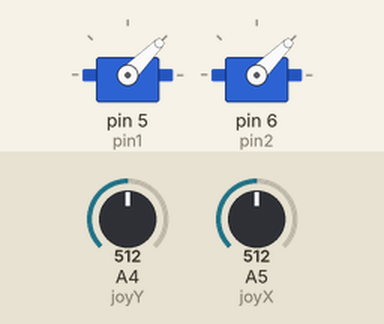
This sketch was run on a simulated Arduino Uno, built with avr-gcc and run on an emulated ATmega328P. On the bench: 2 × servo. Wiring (inferred from the names in the program): 2 × servo: signal pin 5 / signal pin 6. The test bench sets the inputs (shaded band); at power-on: A4 (joyY) = 512, A5 (joyX) = 512. Servo pulses on a pin are drawn as a servo (544–2400 µs = 0–180°).

Above: at 1.2 s.
1.3 s: A4 (joyY) set to 716
At 1.6 s:
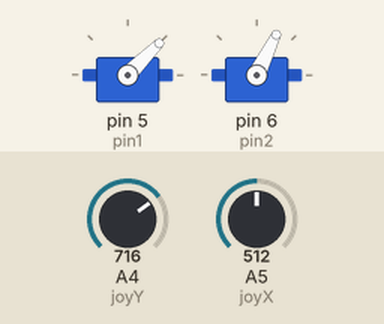
2.8 s: A5 (joyX) set to 716
At 3.9 s:
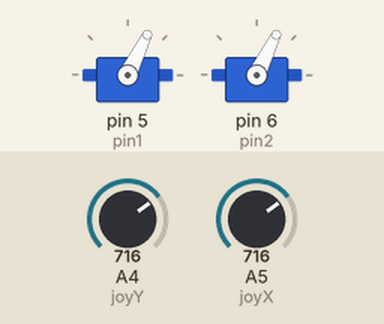
4.3 s: A4 (joyY) set to 900
At 5.0 s:
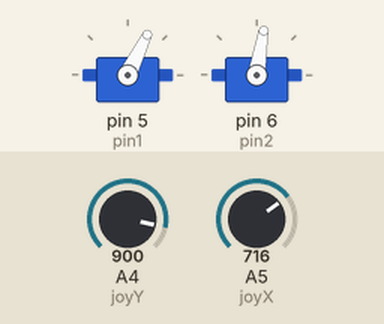
5.8 s: A5 (joyX) set to 900
At 6.2 s:
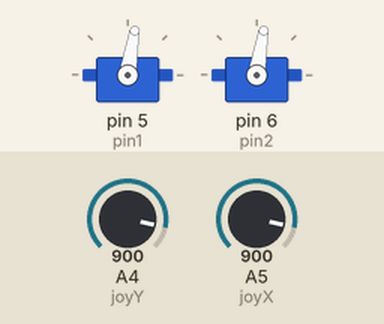
7.3 s: A4 (joyY) set to 511
At 8.5 s:
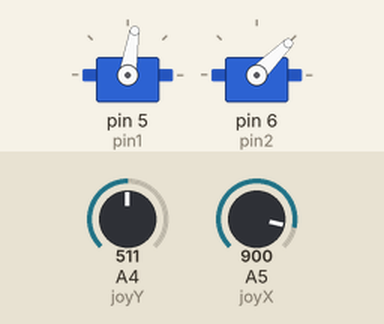
8.8 s: A5 (joyX) set to 306
At 9.6 s:
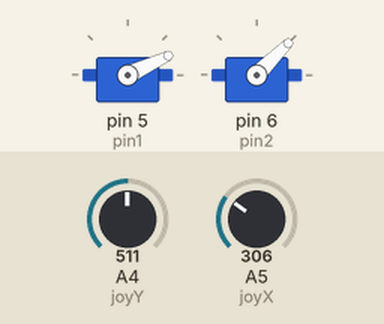
Timing chart, 0 to 11.3 s (numbered marks = the images above; inputs shaded):
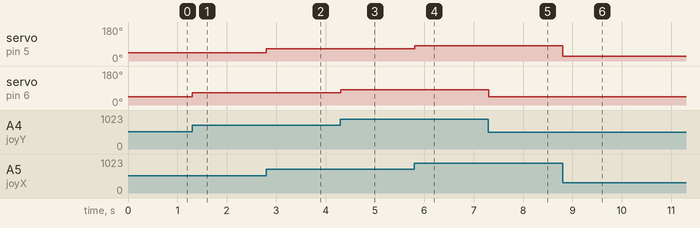

The sketch:

joystik-milli.ino
```cpp
/*
 *  version avec timer
 *  Joystick connecté sur A4 A5
 *  Servomoteurs sur pin 5 et 6
 */

#include <Servo.h>

#define pin1 5
#define pin2 6

int joyX = A5;
int joyY = A4;

int servoVal;

void setup()
{

pinMode(pin1, OUTPUT);
   digitalWrite(pin1, LOW);
   pinMode(pin2, OUTPUT);
   digitalWrite(pin2, LOW);

}

void loop()
{

 unsigned long currentMillis = millis();

  servoVal = analogRead(joyX);
  servoVal = map(servoVal, 0, 1023, 500, 1500);

       digitalWrite(pin1, HIGH);
       delayMicroseconds(servoVal);
     digitalWrite(pin1, LOW);

  servoVal = analogRead(joyY);
  servoVal = map(servoVal, 0, 1023, 500, 1500);
         digitalWrite(pin2, HIGH);
       delayMicroseconds(servoVal);
     digitalWrite(pin2, LOW);

 while ( (millis()-currentMillis) < 20 ) ; // 20 ms pour une trame

}
```

Measured:
- after the input at 1.3 s, servo on pin 6 (pin2): 45° → 64° at once
- after the input at 2.8 s, servo on pin 5 (pin1): 45° → 64° at once
- after the input at 4.3 s, servo on pin 6 (pin2): 64° → 81° at once
- after the input at 5.8 s, servo on pin 5 (pin1): 64° → 81° at once
- after the input at 7.3 s, servo on pin 6 (pin2): 81° → 45° at once
- after the input at 8.8 s, servo on pin 5 (pin1): 81° → 25° at once
